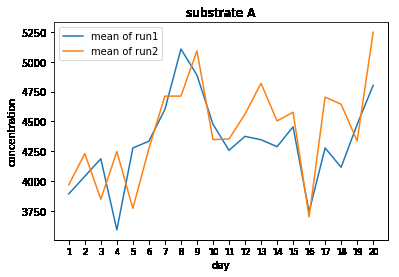
#> input picture 4_precision(repeatability)/images/1.(data)mean_line_A.png, 399 x 277 px
$ python -i anovaVCA.py   (imports and definitions only)
#> lines starting #> are read from the running program, lines starting #| are printed output that depends on the picture
import pandas as pd
from statsmodels.graphics.factorplots import interaction_plot
import matplotlib.pyplot as plt
import numpy as np
from scipy import stats

class VCA:
    def __init__(self,data):
        self.datafile = data
        if 'xlsx' in self.datafile:
            self.dataframe = pd.read_excel(self.datafile)
        elif 'csv' in self.datafile:
            self.dataframe = pd.read_csv(self.datafile)

    def nested_ANOVA(self,arg="A~Day/Run",save_xlsx=False,repeatability_precision=False,brief=True):
        arg_y = arg.split('~')[0]
        arg_gp = arg.split("~")[1].split('/')[0]
        arg_subgp = arg.split("~")[1].split('/')[1]

        if 'xlsx' in self.datafile:
            data = pd.read_excel(self.datafile)
        elif 'csv' in self.datafile:
            data = pd.read_csv(self.datafile)


        group_number = len(data[arg_gp].unique())
        subgroup_number = len(data[arg_subgp].unique())
        a = group_number #天數
        b = subgroup_number  #實驗次數
        n = len(data) / (len(data[arg_gp].unique())*len(data[arg_subgp].unique())) #重複次數
        N = a*b*n


        sample = arg_y

        #SS_group
        Ti2_bn = 0

        for i in data[arg_gp].unique():
            Ti2_bn += sum(data[data[arg_gp]==i][sample])**2/(b*n)
        G2 = sum(data[sample])**2
        G2_N = G2/N
        SS_group = Ti2_bn - G2_N


        #SS_subgroup
        Sij2_n = 0
        for i in data[arg_gp].unique():
            for j in data[arg_subgp].unique():
                Sij2_n += sum(data[(data[arg_gp]==i)&(data[arg_subgp]==j)][sample])**2/n
        #print(Sij2_n)
        #print(Ti2_bn)
        SS_subgroup = Sij2_n - Ti2_bn

        #SS_total
        SS_total = sum(data[sample]**2) -  G2_N
        SS_error = SS_total - SS_group - SS_subgroup

        #df
        df_gp = a-1
        df_subgp = (b-1)*a
        df_error = (n-1)*a*b
        df_total = N-1

        #MS
        MS_gp = SS_group / df_gp
        MS_subgp = SS_subgroup / df_subgp
        MS_error = SS_error / df_error

        #F
        F_gp = MS_gp / MS_subgp
        F_subgp = MS_subgp / MS_error

        #p-value
        p_gp = stats.f.sf(F_gp, df_gp, df_subgp)
        p_subgp = stats.f.sf(F_subgp, df_subgp, df_error)

        #VC
        VC_error = MS_error
        VC_subgp = (MS_subgp-MS_error)/n
        VC_gp = (MS_gp-MS_subgp)/(n*b)
        VC_total = VC_error + VC_subgp + VC_gp

        #CV%
        CV_gp = np.sqrt(VC_gp)*100/np.mean(data[sample])
        CV_subgp = np.sqrt(VC_subgp)*100/np.mean(data[sample])
        CV_error = np.sqrt(VC_error)*100/np.mean(data[sample])
        CV_total = np.sqrt(VC_total)*100/np.mean(data[sample])


        #95%CI of SD
        df_R = N - a*b
        df_WL = (1*MS_gp+1*MS_subgp+2*MS_error)**2/((1*MS_gp)**2/df_gp + (1*MS_subgp)**2/df_subgp + (2*MS_error)**2/df_error)
        SR_lower = np.sqrt(VC_error)*np.sqrt(df_R/stats.chi2.isf(0.05,df_R))
        SR_upper = np.sqrt(VC_error)*np.sqrt(df_R/stats.chi2.isf(0.95,df_R))
        SWL_lower = np.sqrt(VC_total)*np.sqrt(df_WL/stats.chi2.isf(0.05,df_WL))
        SWL_upper = np.sqrt(VC_total)*np.sqrt(df_WL/stats.chi2.isf(0.95,df_WL))
        Sgp_lower = np.sqrt(VC_gp)*np.sqrt(df_gp/stats.chi2.isf(0.05,df_gp))
        Sgp_upper = np.sqrt(VC_gp)*np.sqrt(df_gp/stats.chi2.isf(0.95,df_gp))
        Ssubgp_lower = np.sqrt(VC_subgp)*np.sqrt(df_subgp/stats.chi2.isf(0.05,df_subgp))
        Ssubgp_upper = np.sqrt(VC_subgp)*np.sqrt(df_subgp/stats.chi2.isf(0.95,df_subgp))

        #95%CI of CV%
        df_R = N - a*b
        df_WL = (1*MS_gp+1*MS_subgp+2*MS_error)**2/((1*MS_gp)**2/df_gp + (1*MS_subgp)**2/df_subgp + (2*MS_error)**2/df_error)
        CVR_lower = SR_lower*100/np.mean(data[sample])
        CVR_upper = SR_upper*100/np.mean(data[sample])
        CVWL_lower = SWL_lower*100/np.mean(data[sample])
        CVWL_upper = SWL_upper*100/np.mean(data[sample])
        CVgp_lower = Sgp_lower*100/np.mean(data[sample])
        CVgp_upper = Sgp_upper*100/np.mean(data[sample])
        CVsubgp_lower = Ssubgp_lower*100/np.mean(data[sample])
        CVsubgp_upper = Ssubgp_upper*100/np.mean(data[sample])
        #用dictionary做Dataframe
        results = {'SS':[SS_group, SS_subgroup, SS_error, SS_total],
                   'MS':[MS_gp,MS_subgp,MS_error,SS_total/df_total],
                   'df':[df_gp, df_subgp, df_error, df_WL],
                   'F':[F_gp, F_subgp,'', ''],
                    'p-value':[p_gp, p_subgp, '', ''],
                   'Variance':[VC_gp,VC_subgp,VC_error,VC_total],
                   'SD':[np.sqrt(VC_gp),np.sqrt(VC_subgp),np.sqrt(VC_error),np.sqrt(VC_total)],
                   'CV%':[CV_gp,CV_subgp,CV_error,CV_total],
                   '95%CI of SD':['%.4f - %.4f'%(Sgp_lower,Sgp_upper),'%.4f - %.4f'%(Ssubgp_lower,Ssubgp_upper),'%.4f - %.4f'%(SR_lower,SR_upper),'%.4f - %.4f'%(SWL_lower,SWL_upper)],
                   '95%CI of CV%':['%.4f - %.4f'%(CVgp_lower,CVgp_upper),'%.4f - %.4f'%(CVsubgp_lower,CVsubgp_upper),'%.4f - %.4f'%(CVR_lower,CVR_upper),'%.4f - %.4f'%(CVWL_lower,CVWL_upper)]}
        columns=['SS','MS', 'df', 'F', 'p-value','Variance','SD','CV%','95%CI of SD','95%CI of CV%']

        results_brief = {'SS':['%.1f'%SS_group, '%.1f'%SS_subgroup, '%.1f'%SS_error, '%.1f'%SS_total],
                   'MS':['%.1f'%MS_gp,'%.1f'%MS_subgp,'%.1f'%MS_error,'%.1f'%(SS_total/df_total)],
                   'df':['%d'%df_gp, '%d'%df_subgp, '%d'%df_error, '%.2f'%df_WL],
                   'F':['%.3f'%F_gp, '%.3f'%F_subgp,'', ''],
                    'p-value':['%.4f'%p_gp, '%.4f'%p_subgp, '', ''],
                   'Variance':['%.3f'%VC_gp,'%.3f'%VC_subgp,'%.3f'%VC_error,'%.3f'%VC_total],
                   'SD':['%.3f'%np.sqrt(VC_gp),'%.3f'%np.sqrt(VC_subgp),'%.3f'%np.sqrt(VC_error),'%.3f'%np.sqrt(VC_total)],
                   'CV%':['%.3f'%CV_gp,'%.3f'%CV_subgp,'%.3f'%CV_error,'%.3f'%CV_total],
                   '95%CI of SD':['%.4f - %.4f'%(Sgp_lower,Sgp_upper),'%.4f - %.4f'%(Ssubgp_lower,Ssubgp_upper),'%.4f - %.4f'%(SR_lower,SR_upper),'%.4f - %.4f'%(SWL_lower,SWL_upper)],
                   '95%CI of CV%':['%.4f - %.4f'%(CVgp_lower,CVgp_upper),'%.4f - %.4f'%(CVsubgp_lower,CVsubgp_upper),'%.4f - %.4f'%(CVR_lower,CVR_upper),'%.4f - %.4f'%(CVWL_lower,CVWL_upper)]}

        aov_table1_brief = pd.DataFrame(results_brief, columns=columns,
                                  index=['%s'%arg_gp, '%s:%s'%(arg_gp,arg_subgp), 'Error','Total'])
        aov_table1 = pd.DataFrame(results, columns=columns,
                                  index=['%s'%arg_gp, '%s:%s'%(arg_gp,arg_subgp), 'Error(repeatability)','Tota(within-laboratory precision)l'])


        #save ANOVA result?
        if save_xlsx == True:
            aov_table1.to_excel("%s_%s_%s.xlsx"%(arg_y,arg_gp,arg_subgp))

        #repeatability_precision
        if repeatability_precision == True:
            S_R = np.sqrt(VC_error)
            S_WL = np.sqrt(VC_total)
            df_R = N - a*b

            print("CV_R%%:%f%%"%(S_R/(sum(data[sample])/N)*100))
            print("CV_WL%%:%f%%"%(S_WL/(sum(data[sample])/N)*100))


            ########待考證########
            a1 = 1
            a2 = 1
            a3 = 2
            df_WL = (a1*MS_gp+a2*MS_subgp+a3*MS_error)**2/((a1*MS_gp)**2/df_gp + (a2*MS_subgp)**2/df_subgp + (a3*MS_error)**2/df_error)
            ########待考證#########


            SR_lower = S_R*np.sqrt(df_R/stats.chi2.isf(0.05,df_R))
            SR_upper = S_R*np.sqrt(df_R/stats.chi2.isf(0.95,df_R))
            print("95%%CI of SR:[%.4f-%.4f]"%(SR_lower,SR_upper))

            SWL_lower = S_WL*np.sqrt(df_WL/stats.chi2.isf(0.05,df_WL))
            SWL_upper = S_WL*np.sqrt(df_WL/stats.chi2.isf(0.95,df_WL))
            print("95%%CI of SWL:[%.4f-%.4f]"%(SWL_lower,SWL_upper))

        if brief == True:
            return aov_table1_brief
        elif brief == False:
            return aov_table1

    # [112 lines left out: functions plot_meanRun, scatter, not called in this run]

>>> import cv2
>>> picture = cv2.imread('../images/1.(data)mean_line_A.png', cv2.IMREAD_GRAYSCALE)
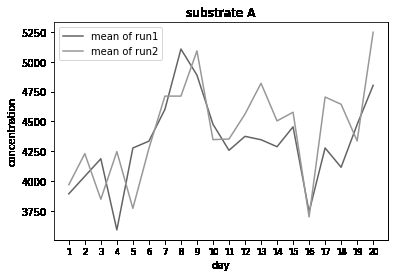
#> picture: shape (277, 399); min 0, max 255, mean 243.5
>>> result = VCA(picture).nested_ANOVA()
#> (the run stopped early here; a loop or call above may not have finished)

$ run again, on 4_precision(repeatability)/images/1.(data)mean_line_B.png
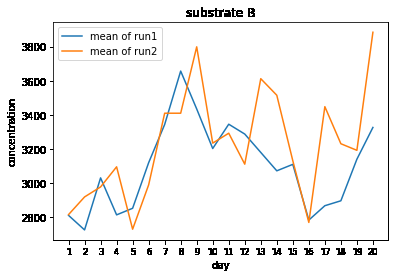
#> input picture 4_precision(repeatability)/images/1.(data)mean_line_B.png, 398 x 277 px
#> `picture = cv2.imread('../images/1.(data)mean_line_A.png', cv2.IMREAD_G..`:
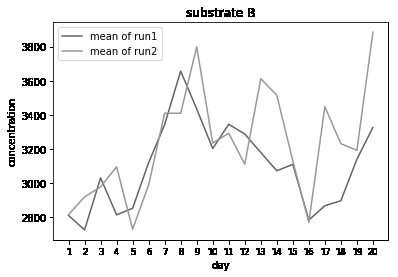
#> picture: shape (277, 398); min 0, max 255, mean 243.8

$ run again, on 4_precision(repeatability)/images/1.(data)mean_line_D.png
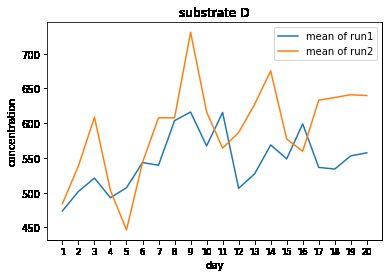
#> input picture 4_precision(repeatability)/images/1.(data)mean_line_D.png, 392 x 277 px
#> `picture = cv2.imread('../images/1.(data)mean_line_A.png', cv2.IMREAD_G..`:
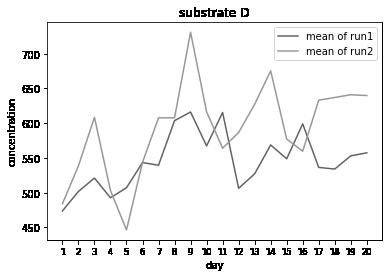
#> picture: shape (277, 392); min 0, max 255, mean 244.5
